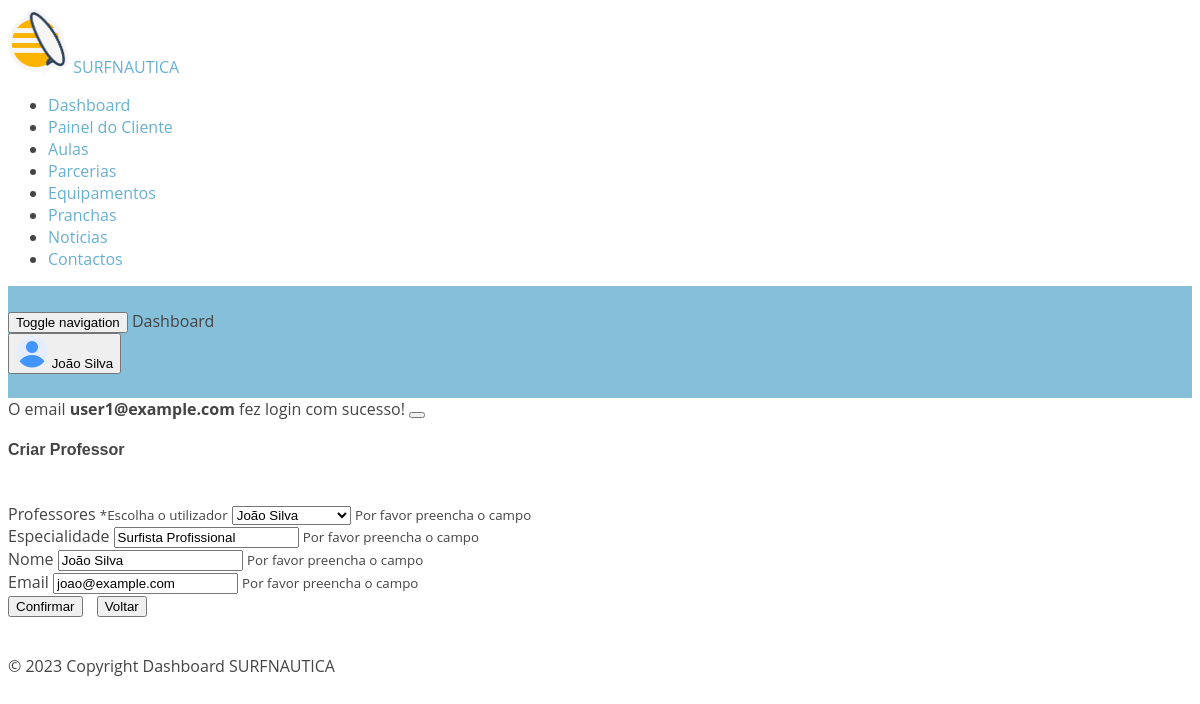
The app's page /Duarte_Lacerda/dashboard/prof/editprof.php?id_prof=1&id_user=1 (signed in) with its own data.
### tables this page shows
CREATE TABLE IF NOT EXISTS `users` (
  `id` INT(11) NOT NULL AUTO_INCREMENT,
  `email` VARCHAR(50) NOT NULL,
  `nome` VARCHAR(50) NOT NULL,
  `pass` VARCHAR(250) NOT NULL,
  `permission` INT(11) NOT NULL default 0,
  PRIMARY KEY (`id`));

CREATE TABLE IF NOT EXISTS `professor` (
  `id_prof` INT(11) NOT NULL AUTO_INCREMENT,
  `nome` VARCHAR(50) NOT NULL,
  `email` VARCHAR(50) NOT NULL,
  `foto` VARCHAR(50),
  `especialidade` VARCHAR(70) NOT NULL,
  `id` INT(11) NOT NULL,
  PRIMARY KEY (`id_prof`),
  INDEX `fk_professor_users_idx` (`id` ASC),
  CONSTRAINT `fk_professor_users`
    FOREIGN KEY (`id`)
    REFERENCES `users` (`id`)
    ON DELETE NO ACTION
    ON UPDATE NO ACTION);

### Duarte_Lacerda/dashboard/prof/editprof.php (the view, shortened to what this page needs)
<?php
require_once '../../../conexao.php';
$id_user = $_GET['id_user'];
$sql = "SELECT * FROM users WHERE id = " . $id_user . ";";
$resultParceria = mysqli_query($conn, $sql);
$sql = "SELECT * FROM professor WHERE id = " . $id_user . ";";
$result = mysqli_query($conn, $sql);
while ($row = mysqli_fetch_assoc($result)) {
  foreach ($row as $res => $key) {
    $nome = $row['nome'];
    $email = $row['email'];
    $especialidade = $row['especialidade'];
  }
}
?>
<!DOCTYPE html>
<html lang="en" dir="ltr">
<head>
  <?php
  require_once '../sheets/dashboardHead.php';
  ?>
</head>
<body class="navbar-fixed sidebar-fixed" id="body">
  <div class="wrapper">
    <aside class="left-sidebar sidebar-dark" id="left-sidebar">
      <div id="sidebar" class="sidebar sidebar-with-footer">
        <div class="app-brand">
          <a href="../../../index.php">
            <img src="../assets/images/favicon.png" style="height: 65px;" alt="Mono">
            <span class="brand-name text-light">SURFNAUTICA</span>
          </a>
        </div>
        <?php
        require_once '../sheets/dashboardmenu_prof.php';
        ?>
      </div>
    </aside>
    <div class="page-wrapper">
      <header class="main-header" id="header">
        <nav class="navbar navbar-expand-lg navbar-light" id="navbar">
          <button id="sidebar-toggler" class="sidebar-toggle">
            <span class="sr-only">Toggle navigation</span>
          </button>
          <span class="page-title">Dashboard</span>
          <div class="navbar-right ">
            <?php
            require_once '../sheets/dashboardNavbar.php';
            ?>
          </div>
        </nav>
      </header>
      <div class="content-wrapper">
        <div class="content">
          <div class="row">
            <div class="col-lg-12 mt-5">
              <?php
              if (isset($_SESSION["message"])) { ?>
                <div class='alert alert-<?php echo $_SESSION["message"]["type"] ?> alert-dismissible fade show' role='alert'>
                  <?php echo $_SESSION["message"]["content"]; ?>
                  <button type="button" class="close" data-dismiss="alert" aria-label="Close"><span class="mdi mdi-times"></span>
                  </button>
                </div>
              <?php unset($_SESSION["message"]);
              }
              ?>
              <div class="card">
                <div class="card-body">
                  <h4 class="header-title">Criar Professor</h4>
                  <br>
                  <form action="createprof.php" method="POST" enctype="multipart/form-data">
                    <div class="row">
                      <div class="form-group col-md-6">
                        <label for="inputuser">Professores <small>*Escolha o utilizador</small></label>
                        <select name="inputuser" id="inputuser" class="form-control" required>
                          <?php
                          $sql = "SELECT * FROM users WHERE id = '$id_user';";
                          $resultUser = mysqli_query($conn, $sql);
                          while ($row = mysqli_fetch_assoc($resultUser)) {
                            foreach ($row as $res => $key) {
                              $id = $row['id'];
                              $user = $row['nome'];
                            }
                          }
                          ?>
                          <option value="<?php echo ($id); ?>"><?php echo ($user); ?></option>
                        </select>
                        <small id="user">
                          Por favor preencha o campo
                        </small>
                      </div>
                      <div class="form-group col-md-6">
                        <label for="inputspec">Especialidade</label>
                        <input type="text" class="form-control" name="inputspec" id="inputspec" value="<?php echo ($especialidade) ?>" required>
                        <small id="espec">
                          Por favor preencha o campo
                        </small>
                      </div>
                    </div>
                    <div class="row">
                      <div class="form-group col-md-6">
                        <label for="inputname">Nome</label>
                        <input type="text" class="form-control" name="inputname" id="inputname" value="<?php echo ($nome) ?>" required>
                        <small id="name">
                          Por favor preencha o campo
                        </small>
                      </div>
                      <div class="form-group col-md-6">
                        <label for="inputemail">Email</label>
                        <input type="text" class="form-control" name="inputemail" id="inputemail" style="resize: vertical;" value="<?php echo ($email) ?>" required></input>
                        <small id="email">
                          Por favor preencha o campo
                        </small>
                      </div>
                    </div>
                    <div class="form-row justify-content-end">
                      <button type="submit" class="btn btn-primary" id="submitbtn">Confirmar</button>
                      <a href="showprof.php"><input type="button" value="Voltar" class="btn btn-danger" style="margin-left: 10px;"></a>
                    </div>
                  </form>
                </div>
              </div>
            </div>
          </div>
        </div>
        <br>
        <footer class="footer mt-auto">
          <?php
          require_once '../sheets/dashboardFooter.php';
          ?>
        </footer>
      </div>
</body>
</html>

### Duarte_Lacerda/dashboard/sheets/dashboardNavbar.php (shortened to what this page needs)
<?php
require_once '../../../conexao.php';
$query = "SELECT nome FROM users WHERE email = '{$_SESSION['email']}'";
$user = mysqli_query($conn, $query);
if ($user->num_rows) {
  $row = $user->fetch_object();
  $n = $row->nome;
?>
  <ul class="nav navbar-nav">
    <li class="dropdown user-menu">
      <button class="dropdown-toggle nav-link" data-toggle="dropdown">
        <img src="../assets/images/user/user-xs.png" class="user-image rounded-circle" alt="User Image" />
        <span class="d-none d-lg-inline-block"><?php echo $n ?></span>
      </button>
    </li>
  </ul>
<?php
}
?>

### assets/css/style.css (style rules this page uses)
body { font-family: "Open Sans", sans-serif; color: #444444; }
a { text-decoration: none; color: #67b0d1; }
h1, h2, h3, h4, h5, h6 { font-family: "Raleway", sans-serif; }
#header { transition: all 0.5s; z-index: 997; transition: all 0.5s; padding: 24px 0; background: rgba(103, 176, 209, 0.8); }
.navbar { padding: 0; }
.navbar ul { margin: 0; padding: 0; display: flex; list-style: none; align-items: center; }
.navbar li { position: relative; }

### records on screen
users: nome "João Silva", inputuser "João Silva"
professor: inputspec "Surfista Profissional", inputname "João Silva", inputemail "joao@example.com"

### other values on screen
$_SESSION["message"]["content"] "O email user1@example.com fez login com sucesso!"
